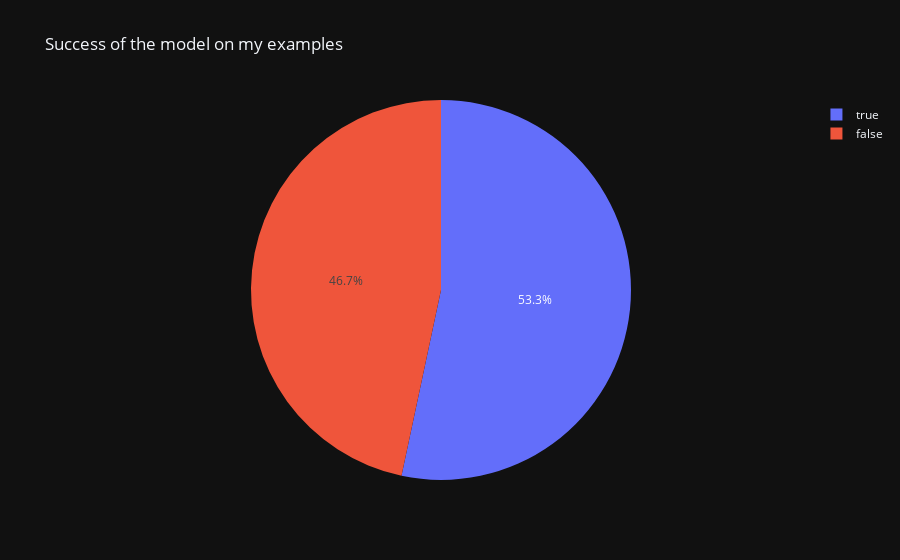

Notebook source saved alongside this figure:
### Code cell
fig = px.pie(summary, names='Success', title ='Success of the model on my examples')
fig.show()

### Figure 1 — Plotly figure (JSON) as saved in the notebook; plotly's stock layout.template omitted (floating-point values rounded to 4 significant figures)
{"data": [{"domain": {"x": [0.0, 1.0], "y": [0.0, 1.0]}, "hovertemplate": "Success=%{label}<extra></extra>", "labels": [true, true, false, true, false, true, false, false, true, true, true, false, false, true, false, true, false, true, false, true, false, true, false, true, true, false, true, false, true, false], "legendgroup": "", "name": "", "showlegend": true, "type": "pie"}], "layout": {"legend": {"tracegroupgap": 0}, "title": {"text": "Success of the model on my examples"}}}
